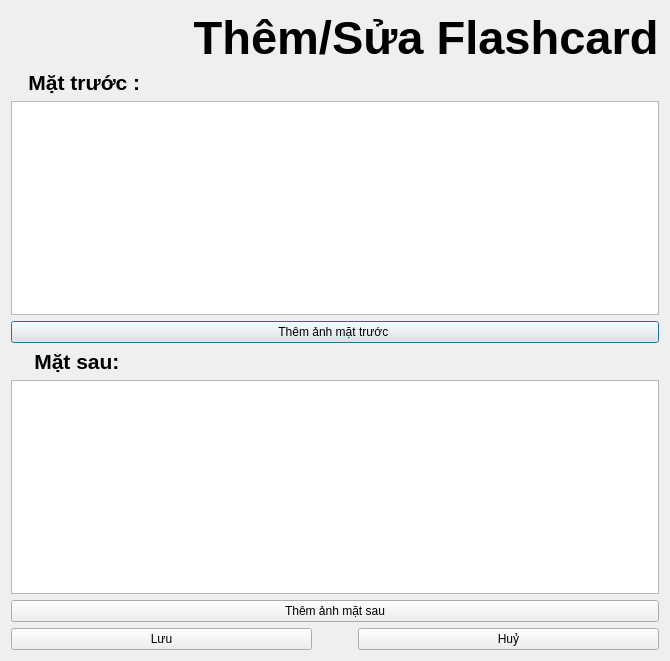
<?xml version="1.0" encoding="UTF-8"?>
<ui version="4.0">
 <class>Dialog</class>
 <widget class="QDialog" name="Dialog">
  <property name="geometry">
   <rect>
    <x>0</x>
    <y>0</y>
    <width>556</width>
    <height>661</height>
   </rect>
  </property>
  <property name="windowTitle">
   <string>Dialog</string>
  </property>
  <property name="styleSheet">
   <string notr="true">QDialog {
    background: qlineargradient(x1:0, y1:0, x2:1, y2:1,
                stop:0 rgba(240, 253, 244, 0.9),
                stop:1 rgba(254, 249, 195, 0.9));
    border-radius: 20px;
}

QTextEdit#front_content, QTextEdit#back_content {
    background-color: rgba(255, 255, 255, 0.9);
    border: 1px solid rgba(147, 165, 207, 0.3);
    border-radius: 14px;
    padding: 16px;
    font-size: 16px;
    color: rgba(71, 85, 105, 1);
    min-height: 150px;
}

QTextEdit#front_content:focus, QTextEdit#back_content:focus {
    border: 2px solid rgba(165, 142, 251, 0.5);
    background-color: rgba(255, 255, 255, 0.95);
}

QPushButton#add_image_btn {
    background-color: rgba(255, 255, 255, 0.85);
    border: 2px dashed rgba(147, 165, 207, 0.4);
    border-radius: 12px;
    color: rgba(147, 165, 207, 1);
    padding: 24px;
    font-size: 14px;
}

QPushButton#add_image_btn:hover {
    background-color: rgba(240, 249, 255, 0.9);
    border: 2px dashed rgba(147, 165, 207, 0.6);
}

QPushButton#save_btn {
    background: qlineargradient(x1:0, y1:0, x2:0, y2:1,
                stop:0 rgba(147, 165, 207, 0.8),
                stop:1 rgba(255, 182, 193, 0.7));
    color: rgba(255, 255, 255, 1);
    border: none;
    border-radius: 14px;
    padding: 14px 32px;
    font-weight: 500;
    font-size: 16px;
}</string>
  </property>
  <layout class="QVBoxLayout" name="verticalLayout_2">
   <item>
    <widget class="QLabel" name="labelAddEditTitle">
     <property name="font">
      <font>
       <pointsize>35</pointsize>
       <weight>75</weight>
       <bold>true</bold>
      </font>
     </property>
     <property name="text">
      <string>              Thêm/Sửa Flashcard</string>
     </property>
    </widget>
   </item>
   <item>
    <widget class="QLabel" name="label_2">
     <property name="font">
      <font>
       <pointsize>16</pointsize>
       <weight>75</weight>
       <bold>true</bold>
      </font>
     </property>
     <property name="text">
      <string>   Mặt trước :</string>
     </property>
    </widget>
   </item>
   <item>
    <widget class="QTextEdit" name="textEditFront"/>
   </item>
   <item>
    <widget class="QPushButton" name="BTNaddimage_front">
     <property name="text">
      <string>Thêm ảnh mặt trước </string>
     </property>
    </widget>
   </item>
   <item>
    <widget class="QLabel" name="label_3">
     <property name="font">
      <font>
       <pointsize>16</pointsize>
       <weight>75</weight>
       <bold>true</bold>
      </font>
     </property>
     <property name="text">
      <string>    Mặt sau:</string>
     </property>
    </widget>
   </item>
   <item>
    <widget class="QTextEdit" name="textEditBack"/>
   </item>
   <item>
    <widget class="QPushButton" name="BTNaddimage_back">
     <property name="text">
      <string>Thêm ảnh mặt sau</string>
     </property>
    </widget>
   </item>
   <item>
    <layout class="QHBoxLayout" name="horizontalLayout" stretch="2,0,2">
     <property name="spacing">
      <number>-1</number>
     </property>
     <item>
      <widget class="QPushButton" name="pushButtonSave">
       <property name="text">
        <string>Lưu</string>
       </property>
      </widget>
     </item>
     <item>
      <spacer name="horizontalSpacer">
       <property name="orientation">
        <enum>Qt::Horizontal</enum>
       </property>
       <property name="sizeType">
        <enum>QSizePolicy::Maximum</enum>
       </property>
       <property name="sizeHint" stdset="0">
        <size>
         <width>40</width>
         <height>20</height>
        </size>
       </property>
      </spacer>
     </item>
     <item>
      <widget class="QPushButton" name="pushButtonCancel">
       <property name="text">
        <string>Huỷ</string>
       </property>
      </widget>
     </item>
    </layout>
   </item>
  </layout>
 </widget>
 <resources/>
 <connections/>
</ui>
